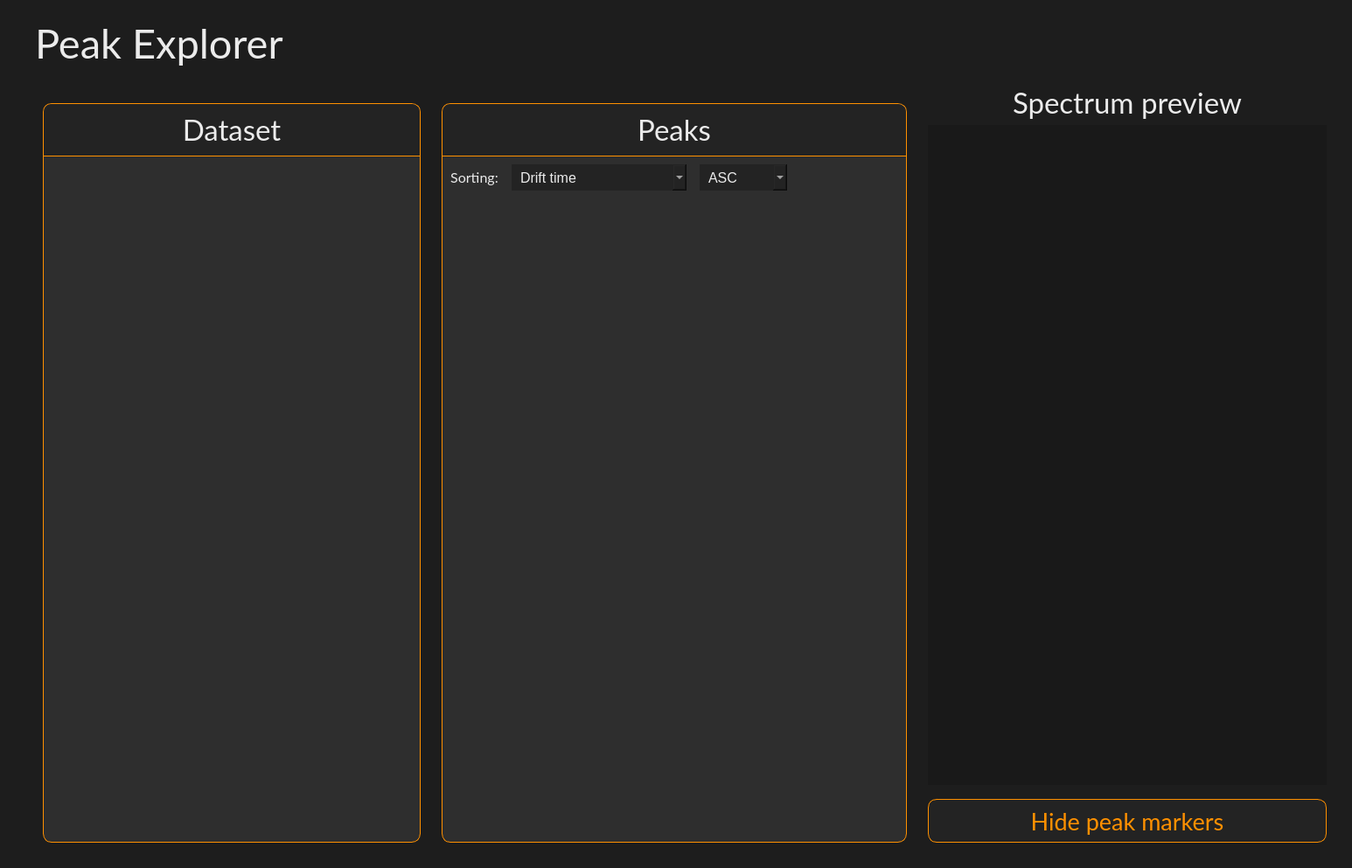
<?xml version="1.0" encoding="UTF-8"?>
<ui version="4.0">
 <class>PeakExplorerWidget</class>
 <widget class="QWidget" name="PeakExplorerWidget">
  <property name="geometry">
   <rect>
    <x>0</x>
    <y>0</y>
    <width>1546</width>
    <height>993</height>
   </rect>
  </property>
  <property name="font">
   <font>
    <fontweight>Black</fontweight>
   </font>
  </property>
  <property name="windowTitle">
   <string>Form</string>
  </property>
  <property name="styleSheet">
   <string notr="true">background-color: #1d1d1d;</string>
  </property>
  <layout class="QVBoxLayout" name="verticalLayout" stretch="0,1">
   <property name="spacing">
    <number>10</number>
   </property>
   <property name="leftMargin">
    <number>40</number>
   </property>
   <property name="topMargin">
    <number>20</number>
   </property>
   <property name="rightMargin">
    <number>20</number>
   </property>
   <property name="bottomMargin">
    <number>20</number>
   </property>
   <item>
    <widget class="QLabel" name="label_header">
     <property name="maximumSize">
      <size>
       <width>16777215</width>
       <height>80</height>
      </size>
     </property>
     <property name="font">
      <font>
       <family>Lato</family>
       <pointsize>35</pointsize>
       <kerning>true</kerning>
      </font>
     </property>
     <property name="styleSheet">
      <string notr="true">color: #ebebeb;</string>
     </property>
     <property name="text">
      <string>Peak Explorer</string>
     </property>
     <property name="alignment">
      <set>Qt::AlignmentFlag::AlignLeading|Qt::AlignmentFlag::AlignLeft|Qt::AlignmentFlag::AlignVCenter</set>
     </property>
    </widget>
   </item>
   <item>
    <widget class="QWidget" name="peakexplorer_container" native="true">
     <layout class="QHBoxLayout" name="horizontalLayout">
      <property name="leftMargin">
       <number>0</number>
      </property>
      <property name="topMargin">
       <number>0</number>
      </property>
      <property name="rightMargin">
       <number>0</number>
      </property>
      <property name="bottomMargin">
       <number>0</number>
      </property>
      <item>
       <widget class="QWidget" name="dataset_container" native="true">
        <property name="maximumSize">
         <size>
          <width>450</width>
          <height>16777215</height>
         </size>
        </property>
        <property name="styleSheet">
         <string notr="true"/>
        </property>
        <layout class="QVBoxLayout" name="verticalLayout_2" stretch="1">
         <property name="spacing">
          <number>10</number>
         </property>
         <property name="leftMargin">
          <number>9</number>
         </property>
         <property name="topMargin">
          <number>30</number>
         </property>
         <property name="bottomMargin">
          <number>9</number>
         </property>
         <item>
          <widget class="QWidget" name="dataset_inner_container" native="true">
           <property name="maximumSize">
            <size>
             <width>16777215</width>
             <height>16777215</height>
            </size>
           </property>
           <property name="font">
            <font>
             <fontweight>Black</fontweight>
            </font>
           </property>
           <property name="styleSheet">
            <string notr="true">QWidget {
	background-color: #2e2e2e;
	border: 1px solid #ff9000;
	border-radius: 10px;
}</string>
           </property>
           <layout class="QVBoxLayout" name="verticalLayout_3" stretch="0,0">
            <property name="spacing">
             <number>0</number>
            </property>
            <property name="leftMargin">
             <number>1</number>
            </property>
            <property name="topMargin">
             <number>1</number>
            </property>
            <property name="rightMargin">
             <number>1</number>
            </property>
            <property name="bottomMargin">
             <number>1</number>
            </property>
            <item>
             <widget class="QLabel" name="label_container_header">
              <property name="minimumSize">
               <size>
                <width>0</width>
                <height>60</height>
               </size>
              </property>
              <property name="maximumSize">
               <size>
                <width>16777215</width>
                <height>60</height>
               </size>
              </property>
              <property name="font">
               <font>
                <family>Lato</family>
                <pointsize>25</pointsize>
               </font>
              </property>
              <property name="styleSheet">
               <string notr="true">border: 0px;
border-bottom: 1px solid #ff9000;
border-top-left-radius: 10px;
border-top-right-radius: 10px;
border-bottom-left-radius: 0px;
border-bottom-right-radius: 0px;
background-color: #232323;
color: #ebebeb;</string>
              </property>
              <property name="text">
               <string>Dataset</string>
              </property>
              <property name="alignment">
               <set>Qt::AlignmentFlag::AlignCenter</set>
              </property>
             </widget>
            </item>
            <item>
             <widget class="QScrollArea" name="scrollArea_dataset">
              <property name="styleSheet">
               <string notr="true">border: 0px;
background-color: transparent;
</string>
              </property>
              <property name="widgetResizable">
               <bool>true</bool>
              </property>
              <widget class="QWidget" name="scrollArea_dataset_Contents">
               <property name="geometry">
                <rect>
                 <x>0</x>
                 <y>0</y>
                 <width>430</width>
                 <height>787</height>
                </rect>
               </property>
               <layout class="QVBoxLayout" name="verticalLayout_4">
                <item>
                 <spacer name="verticalSpacer">
                  <property name="orientation">
                   <enum>Qt::Orientation::Vertical</enum>
                  </property>
                  <property name="sizeHint" stdset="0">
                   <size>
                    <width>20</width>
                    <height>585</height>
                   </size>
                  </property>
                 </spacer>
                </item>
               </layout>
              </widget>
             </widget>
            </item>
           </layout>
          </widget>
         </item>
        </layout>
       </widget>
      </item>
      <item>
       <widget class="QWidget" name="peak_container" native="true">
        <property name="maximumSize">
         <size>
          <width>550</width>
          <height>16777215</height>
         </size>
        </property>
        <property name="styleSheet">
         <string notr="true"/>
        </property>
        <layout class="QVBoxLayout" name="verticalLayout_5" stretch="1">
         <property name="spacing">
          <number>10</number>
         </property>
         <property name="leftMargin">
          <number>9</number>
         </property>
         <property name="topMargin">
          <number>30</number>
         </property>
         <property name="bottomMargin">
          <number>9</number>
         </property>
         <item>
          <widget class="QWidget" name="peak_inner_container" native="true">
           <property name="maximumSize">
            <size>
             <width>16777215</width>
             <height>16777215</height>
            </size>
           </property>
           <property name="font">
            <font>
             <fontweight>Black</fontweight>
            </font>
           </property>
           <property name="styleSheet">
            <string notr="true">QWidget {
	background-color: #2e2e2e;
	border: 1px solid #ff9000;
	border-radius: 10px;
}</string>
           </property>
           <layout class="QVBoxLayout" name="verticalLayout_6" stretch="0,0,0">
            <property name="spacing">
             <number>0</number>
            </property>
            <property name="leftMargin">
             <number>1</number>
            </property>
            <property name="topMargin">
             <number>1</number>
            </property>
            <property name="rightMargin">
             <number>1</number>
            </property>
            <property name="bottomMargin">
             <number>1</number>
            </property>
            <item>
             <widget class="QLabel" name="label_container_header_2">
              <property name="minimumSize">
               <size>
                <width>0</width>
                <height>60</height>
               </size>
              </property>
              <property name="maximumSize">
               <size>
                <width>16777215</width>
                <height>60</height>
               </size>
              </property>
              <property name="font">
               <font>
                <family>Lato</family>
                <pointsize>25</pointsize>
               </font>
              </property>
              <property name="styleSheet">
               <string notr="true">border: 0px;
border-bottom: 1px solid #ff9000;
border-top-left-radius: 10px;
border-top-right-radius: 10px;
border-bottom-left-radius: 0px;
border-bottom-right-radius: 0px;
background-color: #232323;
color: #ebebeb;</string>
              </property>
              <property name="text">
               <string>Peaks</string>
              </property>
              <property name="alignment">
               <set>Qt::AlignmentFlag::AlignCenter</set>
              </property>
             </widget>
            </item>
            <item alignment="Qt::AlignmentFlag::AlignLeft">
             <widget class="QWidget" name="sorting_widget" native="true">
              <property name="minimumSize">
               <size>
                <width>0</width>
                <height>40</height>
               </size>
              </property>
              <property name="styleSheet">
               <string notr="true">border: 0px;</string>
              </property>
              <layout class="QHBoxLayout" name="horizontalLayout_2">
               <property name="spacing">
                <number>15</number>
               </property>
               <item>
                <widget class="QLabel" name="label_sorting">
                 <property name="minimumSize">
                  <size>
                   <width>0</width>
                   <height>0</height>
                  </size>
                 </property>
                 <property name="maximumSize">
                  <size>
                   <width>100</width>
                   <height>16777215</height>
                  </size>
                 </property>
                 <property name="font">
                  <font>
                   <family>Lato</family>
                   <pointsize>12</pointsize>
                  </font>
                 </property>
                 <property name="styleSheet">
                  <string notr="true">color: #ebebeb;</string>
                 </property>
                 <property name="text">
                  <string>Sorting:</string>
                 </property>
                 <property name="alignment">
                  <set>Qt::AlignmentFlag::AlignCenter</set>
                 </property>
                </widget>
               </item>
               <item>
                <widget class="QComboBox" name="comboBox_sort_peaks">
                 <property name="minimumSize">
                  <size>
                   <width>200</width>
                   <height>30</height>
                  </size>
                 </property>
                 <property name="maximumSize">
                  <size>
                   <width>200</width>
                   <height>16777215</height>
                  </size>
                 </property>
                 <property name="font">
                  <font>
                   <pointsize>12</pointsize>
                  </font>
                 </property>
                 <property name="styleSheet">
                  <string notr="true">color: #ebebeb;
background-color: #232323;
border-top-left-radius: 0px;
border-top-right-radius: 0px;
border-bottom-left-radius: 0px;
border-bottom-right-radius: 0px;
padding-left: 10px;</string>
                 </property>
                 <item>
                  <property name="text">
                   <string>Drift time</string>
                  </property>
                 </item>
                 <item>
                  <property name="text">
                   <string>Retention time</string>
                  </property>
                 </item>
                 <item>
                  <property name="text">
                   <string>Active</string>
                  </property>
                 </item>
                </widget>
               </item>
               <item>
                <widget class="QComboBox" name="comboBox_sort_direction">
                 <property name="minimumSize">
                  <size>
                   <width>100</width>
                   <height>30</height>
                  </size>
                 </property>
                 <property name="maximumSize">
                  <size>
                   <width>100</width>
                   <height>16777215</height>
                  </size>
                 </property>
                 <property name="font">
                  <font>
                   <pointsize>12</pointsize>
                  </font>
                 </property>
                 <property name="styleSheet">
                  <string notr="true">color: #ebebeb;
background-color: #232323;
border-top-left-radius: 0px;
border-top-right-radius: 0px;
border-bottom-left-radius: 0px;
border-bottom-right-radius: 0px;
padding-left: 10px;</string>
                 </property>
                 <item>
                  <property name="text">
                   <string>ASC</string>
                  </property>
                 </item>
                 <item>
                  <property name="text">
                   <string>DESC</string>
                  </property>
                 </item>
                </widget>
               </item>
              </layout>
             </widget>
            </item>
            <item>
             <widget class="QScrollArea" name="scrollArea_peak">
              <property name="styleSheet">
               <string notr="true">border: 0px;
background-color: transparent;
</string>
              </property>
              <property name="widgetResizable">
               <bool>true</bool>
              </property>
              <widget class="QWidget" name="scrollArea_peak_Contents">
               <property name="geometry">
                <rect>
                 <x>0</x>
                 <y>0</y>
                 <width>530</width>
                 <height>739</height>
                </rect>
               </property>
               <layout class="QGridLayout" name="gridLayout">
                <property name="verticalSpacing">
                 <number>10</number>
                </property>
                <item row="0" column="0">
                 <spacer name="verticalSpacer_2">
                  <property name="orientation">
                   <enum>Qt::Orientation::Vertical</enum>
                  </property>
                  <property name="sizeHint" stdset="0">
                   <size>
                    <width>20</width>
                    <height>585</height>
                   </size>
                  </property>
                 </spacer>
                </item>
               </layout>
              </widget>
             </widget>
            </item>
           </layout>
          </widget>
         </item>
        </layout>
       </widget>
      </item>
      <item>
       <widget class="QWidget" name="preview_container" native="true">
        <property name="styleSheet">
         <string notr="true"/>
        </property>
        <layout class="QVBoxLayout" name="verticalLayout_7">
         <property name="spacing">
          <number>6</number>
         </property>
         <item>
          <widget class="QLabel" name="label_preview">
           <property name="maximumSize">
            <size>
             <width>16777215</width>
             <height>40</height>
            </size>
           </property>
           <property name="font">
            <font>
             <family>Lato</family>
             <pointsize>25</pointsize>
            </font>
           </property>
           <property name="styleSheet">
            <string notr="true">color: #ebebeb;</string>
           </property>
           <property name="text">
            <string>Spectrum preview</string>
           </property>
           <property name="alignment">
            <set>Qt::AlignmentFlag::AlignCenter</set>
           </property>
          </widget>
         </item>
         <item>
          <widget class="QWidget" name="preview_image" native="true">
           <property name="styleSheet">
            <string notr="true">background-color: #191919;
 border: none;</string>
           </property>
          </widget>
         </item>
         <item>
          <widget class="QPushButton" name="pushButton_toggle_peak_marker">
           <property name="enabled">
            <bool>true</bool>
           </property>
           <property name="minimumSize">
            <size>
             <width>0</width>
             <height>60</height>
            </size>
           </property>
           <property name="maximumSize">
            <size>
             <width>16777215</width>
             <height>16777215</height>
            </size>
           </property>
           <property name="font">
            <font>
             <family>Lato</family>
             <pointsize>20</pointsize>
            </font>
           </property>
           <property name="cursor">
            <cursorShape>PointingHandCursor</cursorShape>
           </property>
           <property name="mouseTracking">
            <bool>true</bool>
           </property>
           <property name="tabletTracking">
            <bool>false</bool>
           </property>
           <property name="styleSheet">
            <string notr="true">QPushButton {
    border: 1px solid #ff9000;
    background-color: #232323; 
    color: #ff9000;
    border-radius: 10px;
	margin-top: 10px;
}

QPushButton:hover {
background-color: #131313;
}</string>
           </property>
           <property name="text">
            <string>Hide peak markers</string>
           </property>
           <property name="autoDefault">
            <bool>false</bool>
           </property>
           <property name="default">
            <bool>false</bool>
           </property>
          </widget>
         </item>
        </layout>
       </widget>
      </item>
     </layout>
    </widget>
   </item>
  </layout>
 </widget>
 <resources/>
 <connections/>
</ui>
